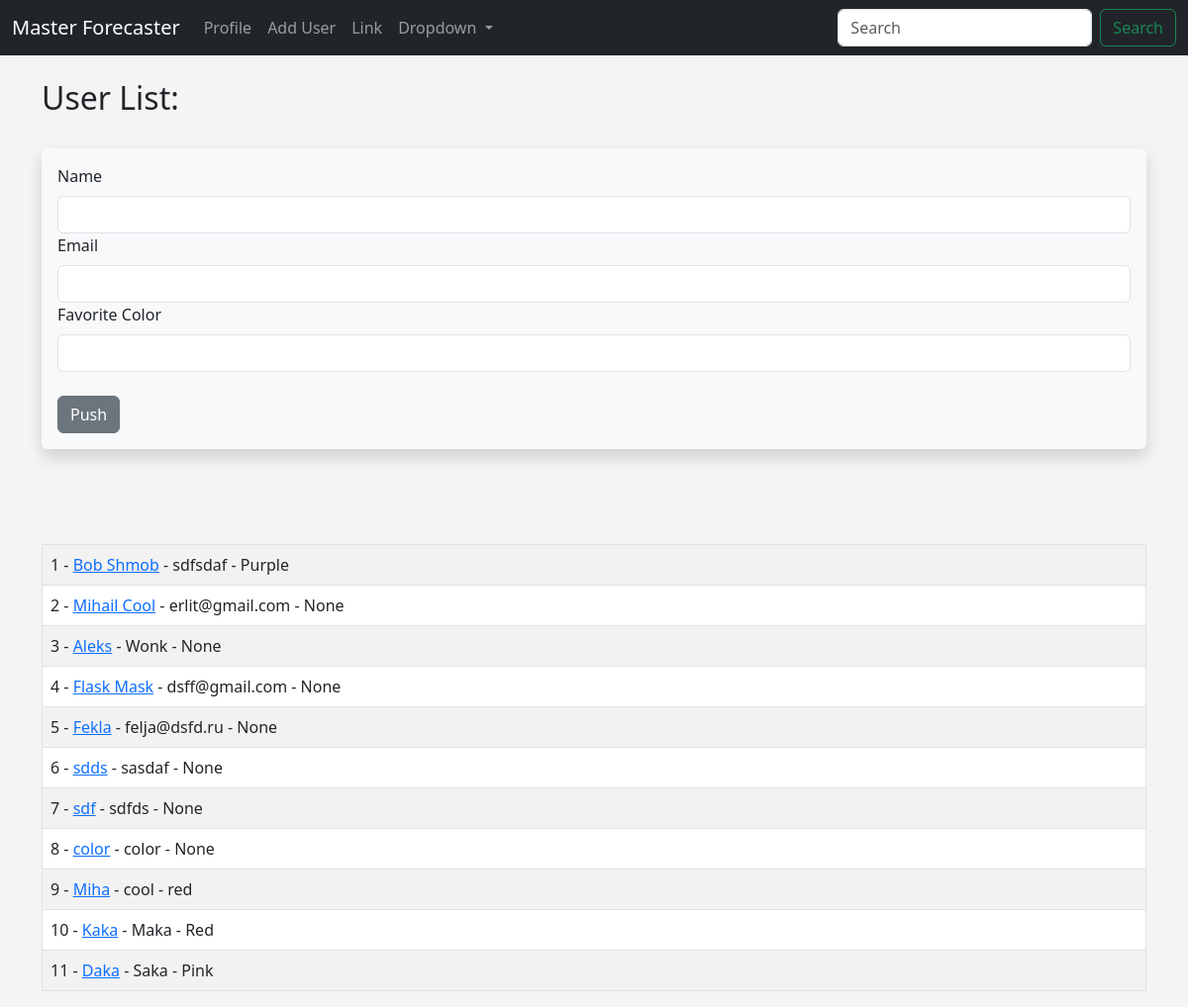
Screenshot of /user/add with the database file from the repository.
### hello.py (models this page shows, shortened)
class Users(db.Model):
    id = db.Column(db.Integer, primary_key = True)
    name = db.Column(db.String(200), nullable=False)
    email = db.Column(db.String(200), nullable=False, unique=True)
    favorite_color = db.Column(db.String(200))
    date_added = db.Column(db.DateTime, default=datetime.utcnow())

### hello.py (the view, shortened to what this page needs)
@app.route('/user/add', methods = ['GET', 'POST'])
def add_user():
    name = None
    form = UserForm()
    our_users = Users.query.order_by(Users.date_added)
    return render_template('add_user.html', form=form, name=name, our_users=our_users)

### hello.py
class UserForm(FlaskForm):
    name = StringField('Name', validators=[DataRequired()])
    email = StringField('Email', validators=[DataRequired()])
    favorite_color = StringField('Favorite Color')
    submit = SubmitField('Push')

### templates/add_user.html (shortened to what this page needs)
{% extends 'base.html' %}
{% block content %}
    {% if name %}
        <h2>User Added:</h2>
        <br/>
    <table class="table table-hover table-bordered table-striped">
        {% for our_user in our_users %}
        <tr>
        <td>{{ our_user.id }} - <a href="{{ url_for('update', id=our_user.id) }}">{{ our_user.name }}</a> - {{ our_user.email }} - {{ our_user.favorite_color }}<br/></td>
        </tr>
        {% endfor %}
    </table>
{% else %}
    <h2>User List:</h2></br>
    <div class="shadow p-3 mb-5 bg-body-tertiary rounded">
        <form method="POST">
            {{ form.name.label(class="form-label") }}
            {{ form.name(class="form-control") }}
            {{ form.email.label(class="form-label") }}
            {{ form.email(class="form-control") }}
            {{ form.favorite_color.label(class="form-label") }}
            {{ form.favorite_color(class="form-control") }}
            <br/>
            {{ form.submit(class="btn btn-secondary") }}
        </form>
    </div>
    <br/><br/>
    <table class="table table-hover table-bordered table-striped">
        {% for our_user in our_users %}
        <tr>
        <td>{{ our_user.id }} - <a href="{{ url_for('update', id=our_user.id) }}">{{ our_user.name }}</a> - {{ our_user.email }} - {{ our_user.favorite_color }}<br/></td>
        </tr>
        {% endfor %}
    </table>
{% endif %}
{% endblock %}

### templates/base.html (shortened to what this page needs)
<!doctype html>
<html lang="en">
  <head>
    <link href="https://cdn.jsdelivr.net/npm/bootstrap@5.3.0-alpha1/dist/css/bootstrap.min.css" rel="stylesheet">
    <link href="{{ url_for('static', filename='css/style.css') }}" rel="stylesheet">
  </head>
  <body>
  {% include 'navbar.html' %}
  <br/>
  <div class="container">
    {% block content %}
    {% endblock %}
  </div>
  </body>
</html>

### templates/navbar.html (shortened to what this page needs)
<nav class="navbar navbar-expand-lg navbar-dark bg-dark">
  <div class="container-fluid">
    <a class="navbar-brand" href="{{ url_for('index') }}">Master Forecaster</a>
    <div class="collapse navbar-collapse" id="navbarSupportedContent">
      <ul class="navbar-nav me-auto mb-2 mb-lg-0">
        <li class="nav-item">
          <a class="nav-link" href="{{ url_for('name') }}">Profile</a>
        </li>
        <li class="nav-item">
          <a class="nav-link" href="{{ url_for('add_user') }}">Add User</a>
        </li>
        <li class="nav-item">
          <a class="nav-link" href="{{ url_for('user', name = 'Miha') }}">Link</a>
        </li>
        <li class="nav-item dropdown">
          <a class="nav-link dropdown-toggle" href="#" role="button" data-bs-toggle="dropdown" aria-expanded="false">
            Dropdown
          </a>
        </li>
      </ul>
      <form class="d-flex" role="search">
        <input class="form-control me-2" type="search" placeholder="Search" aria-label="Search">
        <button class="btn btn-outline-success" type="submit">Search</button>
      </form>
    </div>
  </div>
</nav>

### static/css/style.css (style rules this page uses)
body { background: #f4f4f4; }

### rows the page displays
Users: id "1", name "Bob Shmob", email "sdfsdaf", favorite_color "Purple"
Users: id "2", name "Mihail Cool", email "erlit@gmail.com", favorite_color "None"
Users: id "3", name "Aleks", email "Wonk", favorite_color "None"
Users: id "4", name "Flask Mask", email "dsff@gmail.com", favorite_color "None"
Users: id "5", name "Fekla", email "felja@dsfd.ru", favorite_color "None"
Users: id "6", name "sdds", email "sasdaf", favorite_color "None"
Users: id "7", name "sdf", email "sdfds", favorite_color "None"
Users: id "8", name "color", email "color", favorite_color "None"
Users: id "9", name "Miha", email "cool", favorite_color "red"
Users: id "10", name "Kaka", email "Maka", favorite_color "Red"
Users: id "11", name "Daka", email "Saka", favorite_color "Pink"
